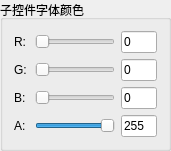
        <widget class="QGroupBox" name="groupBox_27">
         <property name="geometry">
          <rect>
           <x>190</x>
           <y>150</y>
           <width>171</width>
           <height>138</height>
          </rect>
         </property>
         <property name="maximumSize">
          <size>
           <width>300</width>
           <height>138</height>
          </size>
         </property>
         <property name="styleSheet">
          <string notr="true"/>
         </property>
         <property name="title">
          <string>子控件字体颜色</string>
         </property>
         <layout class="QGridLayout" name="gridLayout_9">
          <item row="0" column="0">
           <widget class="QLabel" name="label_73">
            <property name="minimumSize">
             <size>
              <width>15</width>
              <height>0</height>
             </size>
            </property>
            <property name="text">
             <string>R:</string>
            </property>
           </widget>
          </item>
          <item row="0" column="1">
           <widget class="QSlider" name="horizontalSlider_30">
            <property name="minimumSize">
             <size>
              <width>0</width>
              <height>0</height>
             </size>
            </property>
            <property name="maximum">
             <number>255</number>
            </property>
            <property name="orientation">
             <enum>Qt::Horizontal</enum>
            </property>
           </widget>
          </item>
          <item row="0" column="2">
           <widget class="QLineEdit" name="lineEdit_30">
            <property name="maximumSize">
             <size>
              <width>40</width>
              <height>16777215</height>
             </size>
            </property>
            <property name="text">
             <string>0</string>
            </property>
           </widget>
          </item>
          <item row="1" column="0">
           <widget class="QLabel" name="label_74">
            <property name="minimumSize">
             <size>
              <width>15</width>
              <height>0</height>
             </size>
            </property>
            <property name="text">
             <string>G:</string>
            </property>
           </widget>
          </item>
          <item row="1" column="1">
           <widget class="QSlider" name="horizontalSlider_31">
            <property name="maximum">
             <number>255</number>
            </property>
            <property name="orientation">
             <enum>Qt::Horizontal</enum>
            </property>
           </widget>
          </item>
          <item row="1" column="2">
           <widget class="QLineEdit" name="lineEdit_31">
            <property name="maximumSize">
             <size>
              <width>40</width>
              <height>16777215</height>
             </size>
            </property>
            <property name="text">
             <string>0</string>
            </property>
           </widget>
          </item>
          <item row="2" column="0">
           <widget class="QLabel" name="label_75">
            <property name="minimumSize">
             <size>
              <width>15</width>
              <height>0</height>
             </size>
            </property>
            <property name="text">
             <string>B:</string>
            </property>
           </widget>
          </item>
          <item row="2" column="1">
           <widget class="QSlider" name="horizontalSlider_32">
            <property name="maximum">
             <number>255</number>
            </property>
            <property name="orientation">
             <enum>Qt::Horizontal</enum>
            </property>
           </widget>
          </item>
          <item row="2" column="2">
           <widget class="QLineEdit" name="lineEdit_32">
            <property name="maximumSize">
             <size>
              <width>40</width>
              <height>16777215</height>
             </size>
            </property>
            <property name="text">
             <string>0</string>
            </property>
           </widget>
          </item>
          <item row="3" column="0">
           <widget class="QLabel" name="label_76">
            <property name="minimumSize">
             <size>
              <width>15</width>
              <height>0</height>
             </size>
            </property>
            <property name="text">
             <string>A:</string>
            </property>
           </widget>
          </item>
          <item row="3" column="1">
           <widget class="QSlider" name="horizontalSlider_33">
            <property name="maximum">
             <number>255</number>
            </property>
            <property name="value">
             <number>255</number>
            </property>
            <property name="orientation">
             <enum>Qt::Horizontal</enum>
            </property>
           </widget>
          </item>
          <item row="3" column="2">
           <widget class="QLineEdit" name="lineEdit_33">
            <property name="maximumSize">
             <size>
              <width>40</width>
              <height>16777215</height>
             </size>
            </property>
            <property name="text">
             <string>255</string>
            </property>
           </widget>
          </item>
         </layout>
        </widget>
